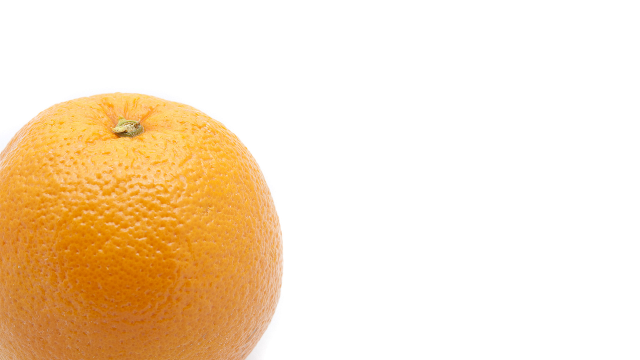
#> input picture Image Processing/Lab 6/orange.png, 640 x 360 px
$ jupyter execute C22388703_Segmentation_2.ipynb
#> lines starting #> are read from the running program, lines starting #| are printed output that depends on the picture; after the words box and inside, x2 and y2 are one past the last pixel; in counts of white or black regions, pixels touching at a corner belong together
# Segmentation 2 - Masking

#### Doing masks to seperate ROIs.

[cell 1]
import cv2 as cv2
import numpy as np
from matplotlib import pyplot as plt
from matplotlib import image as image

I = cv2.imread("orange.png")
#> I is the input picture: shape (360, 640, 3); mean B, G, R 199.2, 226, 246.9

I = cv2.cvtColor(I, cv2.COLOR_BGR2RGB)
Original = I.copy()

plt.imshow(I)
plt.axis('off')

[cell 2]
V = I[:,:,2]
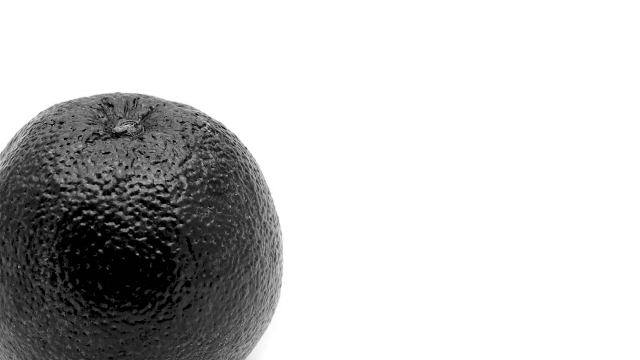
#> V: shape (360, 640); min 0, max 255, mean 199.2

T = np.mean(V)
#> T = 199.2

T, B = cv2.threshold(V, thresh = T, maxval = 255, type = cv2.THRESH_BINARY)
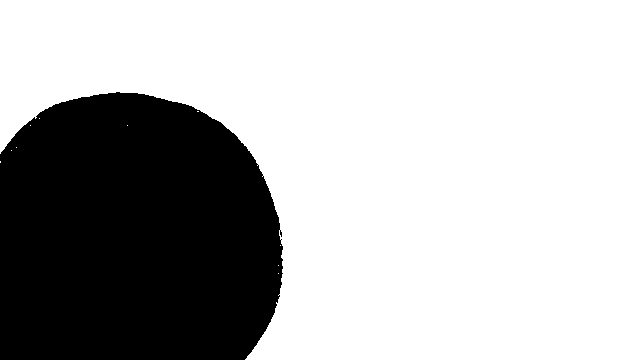
#> B: shape (360, 640); 70.9% white; 1 black region, box (x1, y1, x2, y2) and area: (0, 92, 283, 360) 66942
#> T = 199

B = cv2.cvtColor(B, cv2.COLOR_GRAY2RGB)

plt.imshow(B)
plt.axis('off')

[cell 3]
BN = cv2.bitwise_not(B)

ROI = cv2.bitwise_and(I, BN)
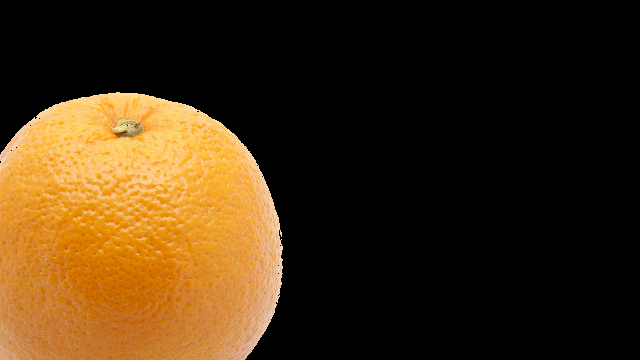
#> ROI: shape (360, 640, 3); mean R, G, B 66, 45.2, 18.4

plt.show()
plt.imshow(ROI)
plt.axis('off')

[cell 4]
I2 = cv2.imread("water.jpg")
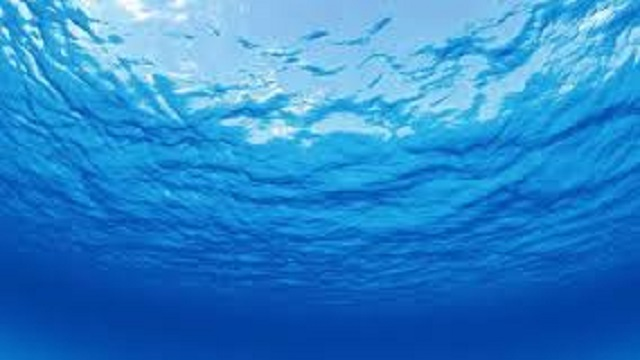
#> input picture Image Processing/Lab 6/water.jpg, 640 x 360 px
#> I2 is the input picture: shape (360, 640, 3); mean B, G, R 204.6, 134.2, 43.1

I2 = cv2.cvtColor(I2, cv2.COLOR_BGR2RGB)
Original2 = I2.copy()

plt.imshow(I2)
plt.axis('off')

ROI2 = cv2.bitwise_and(I2, B)
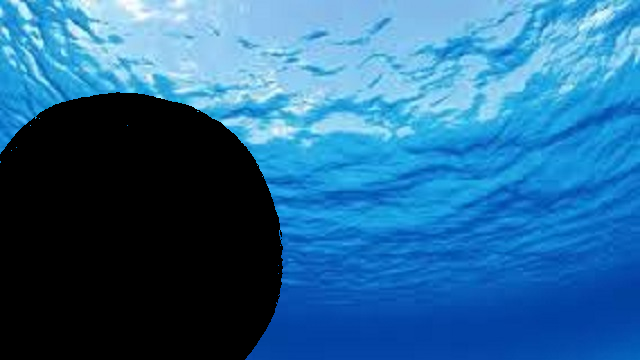
#> ROI2: shape (360, 640, 3); mean R, G, B 39.3, 103.7, 149.5

plt.show()
plt.imshow(ROI2)
plt.axis('off')

[cell 5]
image = cv2.bitwise_or(ROI, ROI2)
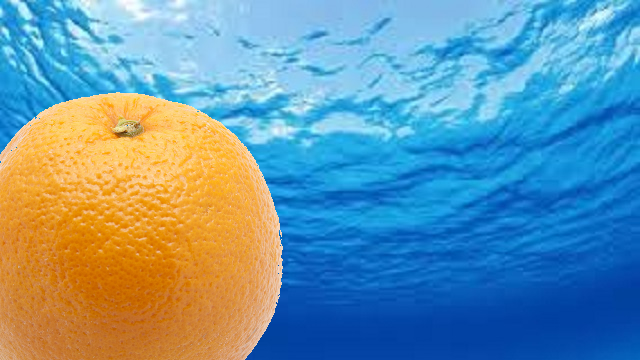
#> image: shape (360, 640, 3); mean R, G, B 105.4, 148.9, 168

plt.show()
plt.imshow(image)
plt.axis('off')
